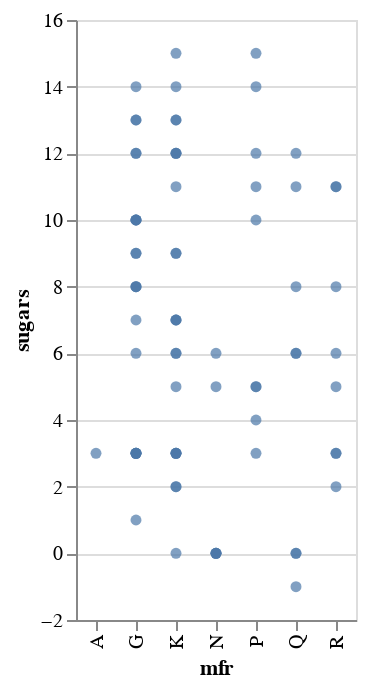

Source (notebook cell):
### Code cell
# Here's the scatter plot 
alt.Chart(cereal).mark_circle().encode(
    x='mfr',
    y='sugars'
)

### Figure 1 — Vega-Lite specification as saved in the notebook (floating-point values rounded to 4 significant figures)
{"config": {"view": {"continuousWidth": 400, "continuousHeight": 300}}, "data": {"name": "data-e3fa4752c4cbe075d20fd5dc066bc5a9"}, "mark": "circle", "encoding": {"x": {"type": "nominal", "field": "mfr"}, "y": {"type": "quantitative", "field": "sugars"}}, "$schema": "https://vega.github.io/schema/vega-lite/v4.8.1.json", "datasets": {"data-e3fa4752c4cbe075d20fd5dc066bc5a9": [{"name": "100% Bran", "mfr": "N", "type": "C", "calories": 70, "protein": 4, "fat": 1, "sodium": 130, "fiber": 10.0, "carbo": 5.0, "sugars": 6, "potass": 280, "vitamins": 25, "shelf": 3, "weight": 1.0, "cups": 0.33, "rating": 68.4, "mfr_name": "Nabisco"}, {"name": "100% Natural Bran", "mfr": "Q", "type": "C", "calories": 120, "protein": 3, "fat": 5, "sodium": 15, "fiber": 2.0, "carbo": 8.0, "sugars": 8, "potass": 135, "vitamins": 0, "shelf": 3, "weight": 1.0, "cups": 1.0, "rating": 33.98, "mfr_name": "Quaker Oats"}, {"name": "All-Bran", "mfr": "K", "type": "C", "calories": 70, "protein": 4, "fat": 1, "sodium": 260, "fiber": 9.0, "carbo": 7.0, "sugars": 5, "potass": 320, "vitamins": 25, "shelf": 3, "weight": 1.0, "cups": 0.33, "rating": 59.43, "mfr_name": "Kelloggs"}, {"name": "All-Bran with Extra Fiber", "mfr": "K", "type": "C", "calories": 50, "protein": 4, "fat": 0, "sodium": 140, "fiber": 14.0, "carbo": 8.0, "sugars": 0, "potass": 330, "vitamins": 25, "shelf": 3, "weight": 1.0, "cups": 0.5, "rating": 93.7, "mfr_name": "Kelloggs"}, {"name": "Almond Delight", "mfr": "R", "type": "C", "calories": 110, "protein": 2, "fat": 2, "sodium": 200, "fiber": 1.0, "carbo": 14.0, "sugars": 8, "potass": -1, "vitamins": 25, "shelf": 3, "weight": 1.0, "cups": 0.75, "rating": 34.38, "mfr_name": "Ralston Purina"}, {"name": "Apple Cinnamon Cheerios", "mfr": "G", "type": "C", "calories": 110, "protein": 2, "fat": 2, "sodium": 180, "fiber": 1.5, "carbo": 10.5, "sugars": 10, "potass": 70, "vitamins": 25, "shelf": 1, "weight": 1.0, "cups": 0.75, "rating": 29.51, "mfr_name": "General Mills"}, {"name": "Apple Jacks", "mfr": "K", "type": "C", "calories": 110, "protein": 2, "fat": 0, "sodium": 125, "fiber": 1.0, "carbo": 11.0, "sugars": 14, "potass": 30, "vitamins": 25, "shelf": 2, "weight": 1.0, "cups": 1.0, "rating": 33.17, "mfr_name": "Kelloggs"}, {"name": "Basic 4", "mfr": "G", "type": "C", "calories": 130, "protein": 3, "fat": 2, "sodium": 210, "fiber": 2.0, "carbo": 18.0, "sugars": 8, "potass": 100, "vitamins": 25, "shelf": 3, "weight": 1.33, "cups": 0.75, "rating": 37.04, "mfr_name": "General Mills"}, {"name": "Bran Chex", "mfr": "R", "type": "C", "calories": 90, "protein": 2, "fat": 1, "sodium": 200, "fiber": 4.0, "carbo": 15.0, "sugars": 6, "potass": 125, "vitamins": 25, "shelf": 1, "weight": 1.0, "cups": 0.67, "rating": 49.12, "mfr_name": "Ralston Purina"}, {"name": "Bran Flakes", "mfr": "P", "type": "C", "calories": 90, "protein": 3, "fat": 0, "sodium": 210, "fiber": 5.0, "carbo": 13.0, "sugars": 5, "potass": 190, "vitamins": 25, "shelf": 3, "weight": 1.0, "cups": 0.67, "rating": 53.31, "mfr_name": "Post"}, {"name": "Cap'n'Crunch", "mfr": "Q", "type": "C", "calories": 120, "protein": 1, "fat": 2, "sodium": 220, "fiber": 0.0, "carbo": 12.0, "sugars": 12, "potass": 35, "vitamins": 25, "shelf": 2, "weight": 1.0, "cups": 0.75, "rating": 18.04, "mfr_name": "Quaker Oats"}, {"name": "Cheerios", "mfr": "G", "type": "C", "calories": 110, "protein": 6, "fat": 2, "sodium": 290, "fiber": 2.0, "carbo": 17.0, "sugars": 1, "potass": 105, "vitamins": 25, "shelf": 1, "weight": 1.0, "cups": 1.25, "rating": 50.76, "mfr_name": "General Mills"}, {"name": "Cinnamon Toast Crunch", "mfr": "G", "type": "C", "calories": 120, "protein": 1, "fat": 3, "sodium": 210, "fiber": 0.0, "carbo": 13.0, "sugars": 9, "potass": 45, "vitamins": 25, "shelf": 2, "weight": 1.0, "cups": 0.75, "rating": 19.82, "mfr_name": "General Mills"}, {"name": "Clusters", "mfr": "G", "type": "C", "calories": 110, "protein": 3, "fat": 2, "sodium": 140, "fiber": 2.0, "carbo": 13.0, "sugars": 7, "potass": 105, "vitamins": 25, "shelf": 3, "weight": 1.0, "cups": 0.5, "rating": 40.4, "mfr_name": "General Mills"}, {"name": "Cocoa Puffs", "mfr": "G", "type": "C", "calories": 110, "protein": 1, "fat": 1, "sodium": 180, "fiber": 0.0, "carbo": 12.0, "sugars": 13, "potass": 55, "vitamins": 25, "shelf": 2, "weight": 1.0, "cups": 1.0, "rating": 22.74, "mfr_name": "General Mills"}, {"name": "Corn Chex", "mfr": "R", "type": "C", "calories": 110, "protein": 2, "fat": 0, "sodium": 280, "fiber": 0.0, "carbo": 22.0, "sugars": 3, "potass": 25, "vitamins": 25, "shelf": 1, "weight": 1.0, "cups": 1.0, "rating": 41.45, "mfr_name": "Ralston Purina"}, {"name": "Corn Flakes", "mfr": "K", "type": "C", "calories": 100, "protein": 2, "fat": 0, "sodium": 290, "fiber": 1.0, "carbo": 21.0, "sugars": 2, "potass": 35, "vitamins": 25, "shelf": 1, "weight": 1.0, "cups": 1.0, "rating": 45.86, "mfr_name": "Kelloggs"}, {"name": "Corn Pops", "mfr": "K", "type": "C", "calories": 110, "protein": 1, "fat": 0, "sodium": 90, "fiber": 1.0, "carbo": 13.0, "sugars": 12, "potass": 20, "vitamins": 25, "shelf": 2, "weight": 1.0, "cups": 1.0, "rating": 35.78, "mfr_name": "Kelloggs"}, {"name": "Count Chocula", "mfr": "G", "type": "C", "calories": 110, "protein": 1, "fat": 1, "sodium": 180, "fiber": 0.0, "carbo": 12.0, "sugars": 13, "potass": 65, "vitamins": 25, "shelf": 2, "weight": 1.0, "cups": 1.0, "rating": 22.4, "mfr_name": "General Mills"}, {"name": "Cracklin' Oat Bran", "mfr": "K", "type": "C", "calories": 110, "protein": 3, "fat": 3, "sodium": 140, "fiber": 4.0, "carbo": 10.0, "sugars": 7, "potass": 160, "vitamins": 25, "shelf": 3, "weight": 1.0, "cups": 0.5, "rating": 40.45, "mfr_name": "Kelloggs"}, {"name": "Cream of Wheat (Quick)", "mfr": "N", "type": "H", "calories": 100, "protein": 3, "fat": 0, "sodium": 80, "fiber": 1.0, "carbo": 21.0, "sugars": 0, "potass": -1, "vitamins": 0, "shelf": 2, "weight": 1.0, "cups": 1.0, "rating": 64.53, "mfr_name": "Nabisco"}, {"name": "Crispix", "mfr": "K", "type": "C", "calories": 110, "protein": 2, "fat": 0, "sodium": 220, "fiber": 1.0, "carbo": 21.0, "sugars": 3, "potass": 30, "vitamins": 25, "shelf": 3, "weight": 1.0, "cups": 1.0, "rating": 46.9, "mfr_name": "Kelloggs"}, {"name": "Crispy Wheat & Raisins", "mfr": "G", "type": "C", "calories": 100, "protein": 2, "fat": 1, "sodium": 140, "fiber": 2.0, "carbo": 11.0, "sugars": 10, "potass": 120, "vitamins": 25, "shelf": 3, "weight": 1.0, "cups": 0.75, "rating": 36.18, "mfr_name": "General Mills"}, {"name": "Double Chex", "mfr": "R", "type": "C", "calories": 100, "protein": 2, "fat": 0, "sodium": 190, "fiber": 1.0, "carbo": 18.0, "sugars": 5, "potass": 80, "vitamins": 25, "shelf": 3, "weight": 1.0, "cups": 0.75, "rating": 44.33, "mfr_name": "Ralston Purina"}, {"name": "Froot Loops", "mfr": "K", "type": "C", "calories": 110, "protein": 2, "fat": 1, "sodium": 125, "fiber": 1.0, "carbo": 11.0, "sugars": 13, "potass": 30, "vitamins": 25, "shelf": 2, "weight": 1.0, "cups": 1.0, "rating": 32.21, "mfr_name": "Kelloggs"}, {"name": "Frosted Flakes", "mfr": "K", "type": "C", "calories": 110, "protein": 1, "fat": 0, "sodium": 200, "fiber": 1.0, "carbo": 14.0, "sugars": 11, "potass": 25, "vitamins": 25, "shelf": 1, "weight": 1.0, "cups": 0.75, "rating": 31.44, "mfr_name": "Kelloggs"}, {"name": "Frosted Mini-Wheats", "mfr": "K", "type": "C", "calories": 100, "protein": 3, "fat": 0, "sodium": 0, "fiber": 3.0, "carbo": 14.0, "sugars": 7, "potass": 100, "vitamins": 25, "shelf": 2, "weight": 1.0, "cups": 0.8, "rating": 58.35, "mfr_name": "Kelloggs"}, {"name": "Fruit & Fibre Dates; Walnuts; and Oats", "mfr": "P", "type": "C", "calories": 120, "protein": 3, "fat": 2, "sodium": 160, "fiber": 5.0, "carbo": 12.0, "sugars": 10, "potass": 200, "vitamins": 25, "shelf": 3, "weight": 1.25, "cups": 0.67, "rating": 40.92, "mfr_name": "Post"}, {"name": "Fruitful Bran", "mfr": "K", "type": "C", "calories": 120, "protein": 3, "fat": 0, "sodium": 240, "fiber": 5.0, "carbo": 14.0, "sugars": 12, "potass": 190, "vitamins": 25, "shelf": 3, "weight": 1.33, "cups": 0.67, "rating": 41.02, "mfr_name": "Kelloggs"}, {"name": "Fruity Pebbles", "mfr": "P", "type": "C", "calories": 110, "protein": 1, "fat": 1, "sodium": 135, "fiber": 0.0, "carbo": 13.0, "sugars": 12, "potass": 25, "vitamins": 25, "shelf": 2, "weight": 1.0, "cups": 0.75, "rating": 28.03, "mfr_name": "Post"}, {"name": "Golden Crisp", "mfr": "P", "type": "C", "calories": 100, "protein": 2, "fat": 0, "sodium": 45, "fiber": 0.0, "carbo": 11.0, "sugars": 15, "potass": 40, "vitamins": 25, "shelf": 1, "weight": 1.0, "cups": 0.88, "rating": 35.25, "mfr_name": "Post"}, {"name": "Golden Grahams", "mfr": "G", "type": "C", "calories": 110, "protein": 1, "fat": 1, "sodium": 280, "fiber": 0.0, "carbo": 15.0, "sugars": 9, "potass": 45, "vitamins": 25, "shelf": 2, "weight": 1.0, "cups": 0.75, "rating": 23.8, "mfr_name": "General Mills"}, {"name": "Grape Nuts Flakes", "mfr": "P", "type": "C", "calories": 100, "protein": 3, "fat": 1, "sodium": 140, "fiber": 3.0, "carbo": 15.0, "sugars": 5, "potass": 85, "vitamins": 25, "shelf": 3, "weight": 1.0, "cups": 0.88, "rating": 52.08, "mfr_name": "Post"}, {"name": "Grape-Nuts", "mfr": "P", "type": "C", "calories": 110, "protein": 3, "fat": 0, "sodium": 170, "fiber": 3.0, "carbo": 17.0, "sugars": 3, "potass": 90, "vitamins": 25, "shelf": 3, "weight": 1.0, "cups": 0.25, "rating": 53.37, "mfr_name": "Post"}, {"name": "Great Grains Pecan", "mfr": "P", "type": "C", "calories": 120, "protein": 3, "fat": 3, "sodium": 75, "fiber": 3.0, "carbo": 13.0, "sugars": 4, "potass": 100, "vitamins": 25, "shelf": 3, "weight": 1.0, "cups": 0.33, "rating": 45.81, "mfr_name": "Post"}, {"name": "Honey Graham Ohs", "mfr": "Q", "type": "C", "calories": 120, "protein": 1, "fat": 2, "sodium": 220, "fiber": 1.0, "carbo": 12.0, "sugars": 11, "potass": 45, "vitamins": 25, "shelf": 2, "weight": 1.0, "cups": 1.0, "rating": 21.87, "mfr_name": "Quaker Oats"}, {"name": "Honey Nut Cheerios", "mfr": "G", "type": "C", "calories": 110, "protein": 3, "fat": 1, "sodium": 250, "fiber": 1.5, "carbo": 11.5, "sugars": 10, "potass": 90, "vitamins": 25, "shelf": 1, "weight": 1.0, "cups": 0.75, "rating": 31.07, "mfr_name": "General Mills"}, {"name": "Honey-comb", "mfr": "P", "type": "C", "calories": 110, "protein": 1, "fat": 0, "sodium": 180, "fiber": 0.0, "carbo": 14.0, "sugars": 11, "potass": 35, "vitamins": 25, "shelf": 1, "weight": 1.0, "cups": 1.33, "rating": 28.74, "mfr_name": "Post"}, {"name": "Just Right Crunchy  Nuggets", "mfr": "K", "type": "C", "calories": 110, "protein": 2, "fat": 1, "sodium": 170, "fiber": 1.0, "carbo": 17.0, "sugars": 6, "potass": 60, "vitamins": 100, "shelf": 3, "weight": 1.0, "cups": 1.0, "rating": 36.52, "mfr_name": "Kelloggs"}, {"name": "Just Right Fruit & Nut", "mfr": "K", "type": "C", "calories": 140, "protein": 3, "fat": 1, "sodium": 170, "fiber": 2.0, "carbo": 20.0, "sugars": 9, "potass": 95, "vitamins": 100, "shelf": 3, "weight": 1.3, "cups": 0.75, "rating": 36.47, "mfr_name": "Kelloggs"}, {"name": "Kix", "mfr": "G", "type": "C", "calories": 110, "protein": 2, "fat": 1, "sodium": 260, "fiber": 0.0, "carbo": 21.0, "sugars": 3, "potass": 40, "vitamins": 25, "shelf": 2, "weight": 1.0, "cups": 1.5, "rating": 39.24, "mfr_name": "General Mills"}, {"name": "Life", "mfr": "Q", "type": "C", "calories": 100, "protein": 4, "fat": 2, "sodium": 150, "fiber": 2.0, "carbo": 12.0, "sugars": 6, "potass": 95, "vitamins": 25, "shelf": 2, "weight": 1.0, "cups": 0.67, "rating": 45.33, "mfr_name": "Quaker Oats"}, {"name": "Lucky Charms", "mfr": "G", "type": "C", "calories": 110, "protein": 2, "fat": 1, "sodium": 180, "fiber": 0.0, "carbo": 12.0, "sugars": 12, "potass": 55, "vitamins": 25, "shelf": 2, "weight": 1.0, "cups": 1.0, "rating": 26.73, "mfr_name": "General Mills"}, {"name": "Maypo", "mfr": "A", "type": "H", "calories": 100, "protein": 4, "fat": 1, "sodium": 0, "fiber": 0.0, "carbo": 16.0, "sugars": 3, "potass": 95, "vitamins": 25, "shelf": 2, "weight": 1.0, "cups": 1.0, "rating": 54.85, "mfr_name": "American Home Food Products"}, {"name": "Muesli Raisins; Dates; & Almonds", "mfr": "R", "type": "C", "calories": 150, "protein": 4, "fat": 3, "sodium": 95, "fiber": 3.0, "carbo": 16.0, "sugars": 11, "potass": 170, "vitamins": 25, "shelf": 3, "weight": 1.0, "cups": 1.0, "rating": 37.14, "mfr_name": "Ralston Purina"}, {"name": "Muesli Raisins; Peaches; & Pecans", "mfr": "R", "type": "C", "calories": 150, "protein": 4, "fat": 3, "sodium": 150, "fiber": 3.0, "carbo": 16.0, "sugars": 11, "potass": 170, "vitamins": 25, "shelf": 3, "weight": 1.0, "cups": 1.0, "rating": 34.14, "mfr_name": "Ralston Purina"}, {"name": "Mueslix Crispy Blend", "mfr": "K", "type": "C", "calories": 160, "protein": 3, "fat": 2, "sodium": 150, "fiber": 3.0, "carbo": 17.0, "sugars": 13, "potass": 160, "vitamins": 25, "shelf": 3, "weight": 1.5, "cups": 0.67, "rating": 30.31, "mfr_name": "Kelloggs"}, {"name": "Multi-Grain Cheerios", "mfr": "G", "type": "C", "calories": 100, "protein": 2, "fat": 1, "sodium": 220, "fiber": 2.0, "carbo": 15.0, "sugars": 6, "potass": 90, "vitamins": 25, "shelf": 1, "weight": 1.0, "cups": 1.0, "rating": 40.11, "mfr_name": "General Mills"}, {"name": "Nut&Honey Crunch", "mfr": "K", "type": "C", "calories": 120, "protein": 2, "fat": 1, "sodium": 190, "fiber": 0.0, "carbo": 15.0, "sugars": 9, "potass": 40, "vitamins": 25, "shelf": 2, "weight": 1.0, "cups": 0.67, "rating": 29.92, "mfr_name": "Kelloggs"}, {"name": "Nutri-Grain Almond-Raisin", "mfr": "K", "type": "C", "calories": 140, "protein": 3, "fat": 2, "sodium": 220, "fiber": 3.0, "carbo": 21.0, "sugars": 7, "potass": 130, "vitamins": 25, "shelf": 3, "weight": 1.33, "cups": 0.67, "rating": 40.69, "mfr_name": "Kelloggs"}, {"name": "Nutri-grain Wheat", "mfr": "K", "type": "C", "calories": 90, "protein": 3, "fat": 0, "sodium": 170, "fiber": 3.0, "carbo": 18.0, "sugars": 2, "potass": 90, "vitamins": 25, "shelf": 3, "weight": 1.0, "cups": 1.0, "rating": 59.64, "mfr_name": "Kelloggs"}, {"name": "Oatmeal Raisin Crisp", "mfr": "G", "type": "C", "calories": 130, "protein": 3, "fat": 2, "sodium": 170, "fiber": 1.5, "carbo": 13.5, "sugars": 10, "potass": 120, "vitamins": 25, "shelf": 3, "weight": 1.25, "cups": 0.5, "rating": 30.45, "mfr_name": "General Mills"}, {"name": "Post Nat. Raisin Bran", "mfr": "P", "type": "C", "calories": 120, "protein": 3, "fat": 1, "sodium": 200, "fiber": 6.0, "carbo": 11.0, "sugars": 14, "potass": 260, "vitamins": 25, "shelf": 3, "weight": 1.33, "cups": 0.67, "rating": 37.84, "mfr_name": "Post"}, {"name": "Product 19", "mfr": "K", "type": "C", "calories": 100, "protein": 3, "fat": 0, "sodium": 320, "fiber": 1.0, "carbo": 20.0, "sugars": 3, "potass": 45, "vitamins": 100, "shelf": 3, "weight": 1.0, "cups": 1.0, "rating": 41.5, "mfr_name": "Kelloggs"}, {"name": "Puffed Rice", "mfr": "Q", "type": "C", "calories": 50, "protein": 1, "fat": 0, "sodium": 0, "fiber": 0.0, "carbo": 13.0, "sugars": 0, "potass": 15, "vitamins": 0, "shelf": 3, "weight": 0.5, "cups": 1.0, "rating": 60.76, "mfr_name": "Quaker Oats"}, {"name": "Puffed Wheat", "mfr": "Q", "type": "C", "calories": 50, "protein": 2, "fat": 0, "sodium": 0, "fiber": 1.0, "carbo": 10.0, "sugars": 0, "potass": 50, "vitamins": 0, "shelf": 3, "weight": 0.5, "cups": 1.0, "rating": 63.01, "mfr_name": "Quaker Oats"}, {"name": "Quaker Oat Squares", "mfr": "Q", "type": "C", "calories": 100, "protein": 4, "fat": 1, "sodium": 135, "fiber": 2.0, "carbo": 14.0, "sugars": 6, "potass": 110, "vitamins": 25, "shelf": 3, "weight": 1.0, "cups": 0.5, "rating": 49.51, "mfr_name": "Quaker Oats"}, {"name": "Quaker Oatmeal", "mfr": "Q", "type": "H", "calories": 100, "protein": 5, "fat": 2, "sodium": 0, "fiber": 2.7, "carbo": -1.0, "sugars": -1, "potass": 110, "vitamins": 0, "shelf": 1, "weight": 1.0, "cups": 0.67, "rating": 50.83, "mfr_name": "Quaker Oats"}, {"name": "Raisin Bran", "mfr": "K", "type": "C", "calories": 120, "protein": 3, "fat": 1, "sodium": 210, "fiber": 5.0, "carbo": 14.0, "sugars": 12, "potass": 240, "vitamins": 25, "shelf": 2, "weight": 1.33, "cups": 0.75, "rating": 39.26, "mfr_name": "Kelloggs"}, {"name": "Raisin Nut Bran", "mfr": "G", "type": "C", "calories": 100, "protein": 3, "fat": 2, "sodium": 140, "fiber": 2.5, "carbo": 10.5, "sugars": 8, "potass": 140, "vitamins": 25, "shelf": 3, "weight": 1.0, "cups": 0.5, "rating": 39.7, "mfr_name": "General Mills"}, {"name": "Raisin Squares", "mfr": "K", "type": "C", "calories": 90, "protein": 2, "fat": 0, "sodium": 0, "fiber": 2.0, "carbo": 15.0, "sugars": 6, "potass": 110, "vitamins": 25, "shelf": 3, "weight": 1.0, "cups": 0.5, "rating": 55.33, "mfr_name": "Kelloggs"}, {"name": "Rice Chex", "mfr": "R", "type": "C", "calories": 110, "protein": 1, "fat": 0, "sodium": 240, "fiber": 0.0, "carbo": 23.0, "sugars": 2, "potass": 30, "vitamins": 25, "shelf": 1, "weight": 1.0, "cups": 1.13, "rating": 42.0, "mfr_name": "Ralston Purina"}, {"name": "Rice Krispies", "mfr": "K", "type": "C", "calories": 110, "protein": 2, "fat": 0, "sodium": 290, "fiber": 0.0, "carbo": 22.0, "sugars": 3, "potass": 35, "vitamins": 25, "shelf": 1, "weight": 1.0, "cups": 1.0, "rating": 40.56, "mfr_name": "Kelloggs"}, {"name": "Shredded Wheat", "mfr": "N", "type": "C", "calories": 80, "protein": 2, "fat": 0, "sodium": 0, "fiber": 3.0, "carbo": 16.0, "sugars": 0, "potass": 95, "vitamins": 0, "shelf": 1, "weight": 0.83, "cups": 1.0, "rating": 68.24, "mfr_name": "Nabisco"}, {"name": "Shredded Wheat 'n'Bran", "mfr": "N", "type": "C", "calories": 90, "protein": 3, "fat": 0, "sodium": 0, "fiber": 4.0, "carbo": 19.0, "sugars": 0, "potass": 140, "vitamins": 0, "shelf": 1, "weight": 1.0, "cups": 0.67, "rating": 74.47, "mfr_name": "Nabisco"}, {"name": "Shredded Wheat spoon size", "mfr": "N", "type": "C", "calories": 90, "protein": 3, "fat": 0, "sodium": 0, "fiber": 3.0, "carbo": 20.0, "sugars": 0, "potass": 120, "vitamins": 0, "shelf": 1, "weight": 1.0, "cups": 0.67, "rating": 72.8, "mfr_name": "Nabisco"}, {"name": "Smacks", "mfr": "K", "type": "C", "calories": 110, "protein": 2, "fat": 1, "sodium": 70, "fiber": 1.0, "carbo": 9.0, "sugars": 15, "potass": 40, "vitamins": 25, "shelf": 2, "weight": 1.0, "cups": 0.75, "rating": 31.23, "mfr_name": "Kelloggs"}, {"name": "Special K", "mfr": "K", "type": "C", "calories": 110, "protein": 6, "fat": 0, "sodium": 230, "fiber": 1.0, "carbo": 16.0, "sugars": 3, "potass": 55, "vitamins": 25, "shelf": 1, "weight": 1.0, "cups": 1.0, "rating": 53.13, "mfr_name": "Kelloggs"}, {"name": "Strawberry Fruit Wheats", "mfr": "N", "type": "C", "calories": 90, "protein": 2, "fat": 0, "sodium": 15, "fiber": 3.0, "carbo": 15.0, "sugars": 5, "potass": 90, "vitamins": 25, "shelf": 2, "weight": 1.0, "cups": 1.0, "rating": 59.36, "mfr_name": "Nabisco"}, {"name": "Total Corn Flakes", "mfr": "G", "type": "C", "calories": 110, "protein": 2, "fat": 1, "sodium": 200, "fiber": 0.0, "carbo": 21.0, "sugars": 3, "potass": 35, "vitamins": 100, "shelf": 3, "weight": 1.0, "cups": 1.0, "rating": 38.84, "mfr_name": "General Mills"}, {"name": "Total Raisin Bran", "mfr": "G", "type": "C", "calories": 140, "protein": 3, "fat": 1, "sodium": 190, "fiber": 4.0, "carbo": 15.0, "sugars": 14, "potass": 230, "vitamins": 100, "shelf": 3, "weight": 1.5, "cups": 1.0, "rating": 28.59, "mfr_name": "General Mills"}, {"name": "Total Whole Grain", "mfr": "G", "type": "C", "calories": 100, "protein": 3, "fat": 1, "sodium": 200, "fiber": 3.0, "carbo": 16.0, "sugars": 3, "potass": 110, "vitamins": 100, "shelf": 3, "weight": 1.0, "cups": 1.0, "rating": 46.66, "mfr_name": "General Mills"}, {"name": "Triples", "mfr": "G", "type": "C", "calories": 110, "protein": 2, "fat": 1, "sodium": 250, "fiber": 0.0, "carbo": 21.0, "sugars": 3, "potass": 60, "vitamins": 25, "shelf": 3, "weight": 1.0, "cups": 0.75, "rating": 39.11, "mfr_name": "General Mills"}, {"name": "Trix", "mfr": "G", "type": "C", "calories": 110, "protein": 1, "fat": 1, "sodium": 140, "fiber": 0.0, "carbo": 13.0, "sugars": 12, "potass": 25, "vitamins": 25, "shelf": 2, "weight": 1.0, "cups": 1.0, "rating": 27.75, "mfr_name": "General Mills"}, {"name": "Wheat Chex", "mfr": "R", "type": "C", "calories": 100, "protein": 3, "fat": 1, "sodium": 230, "fiber": 3.0, "carbo": 17.0, "sugars": 3, "potass": 115, "vitamins": 25, "shelf": 1, "weight": 1.0, "cups": 0.67, "rating": 49.79, "mfr_name": "Ralston Purina"}, {"name": "Wheaties", "mfr": "G", "type": "C", "calories": 100, "protein": 3, "fat": 1, "sodium": 200, "fiber": 3.0, "carbo": 17.0, "sugars": 3, "potass": 110, "vitamins": 25, "shelf": 1, "weight": 1.0, "cups": 1.0, "rating": 51.59, "mfr_name": "General Mills"}, {"name": "Wheaties Honey Gold", "mfr": "G", "type": "C", "calories": 110, "protein": 2, "fat": 1, "sodium": 200, "fiber": 1.0, "carbo": 16.0, "sugars": 8, "potass": 60, "vitamins": 25, "shelf": 1, "weight": 1.0, "cups": 0.75, "rating": 36.19, "mfr_name": "General Mills"}]}}
